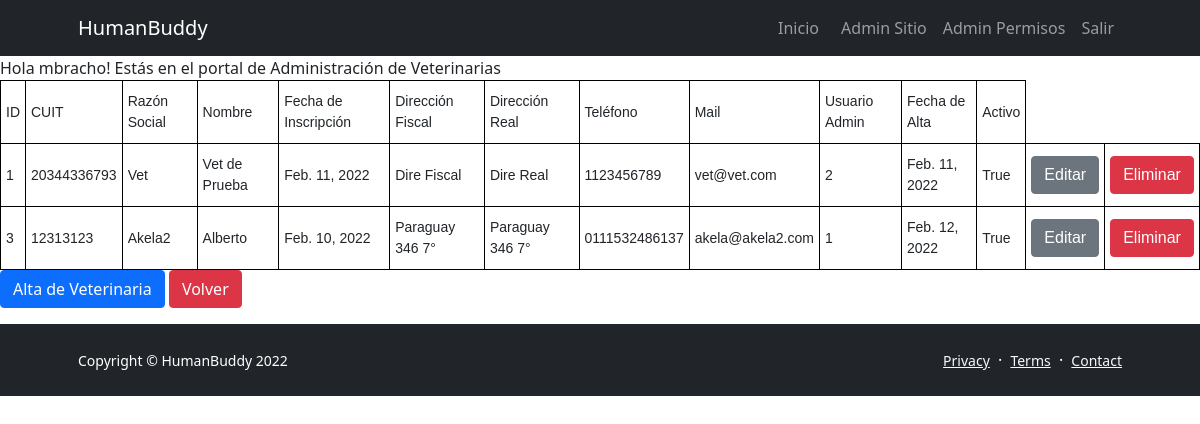
The app's page /siteAdmin/vets/ (signed in), older data.
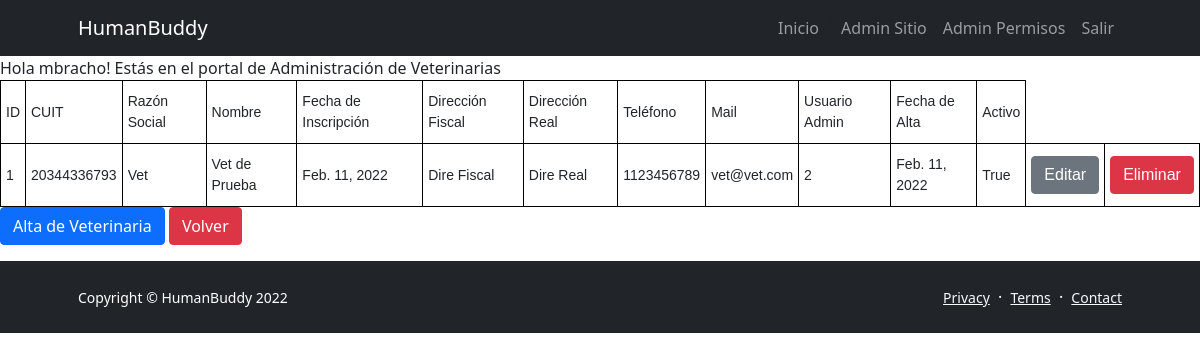
The same page, newer data.
### MyVet/models.py (models this page shows)
class Vet(Company):
    user_id=models.IntegerField(null=True)

### SiteAdmin/views.py (the view)
# urls.py: path('vets/',views.manageVets, name="Gestión de Veterinarias"),
def manageVets(request):
    vets = Vet.objects.all()
    v_context = {"vets":vets}
    return render(request, 'SiteAdmin/manageVets.html',v_context)

### SiteAdmin/templatetags/site_commons.py (called while the page is built)
@register.filter(name='has_group')
def has_group(user, group_name):
    group =  Group.objects.get(name=group_name)
    return group in user.groups.all()

### templates/SiteAdmin/manageVets.html (shortened to what this page needs)
{% extends 'base.html' %}
{% block content %}
{% if user.is_authenticated %}
  Hola {{ user.username }}!
  Estás en el portal de Administración de Veterinarias
  <table class="tg">
    <tr>
        <th>ID</th>
        <th>CUIT</th>
        <th>Razón Social</th>
        <th>Nombre</th>
        <th>Fecha de Inscripción</th>
        <th>Dirección Fiscal</th>
        <th>Dirección Real</th>
        <th>Teléfono</th>
        <th>Mail</th>
        <th>Usuario Admin</th>
        <th>Fecha de Alta</th>
        <th>Activo</th>
    </tr>
    {% for v in vets %}
      <tr>
          <td>{{v.id}}</td>
          <td>{{v.fiscal_id}}</td>
          <td>{{v.fiscal_name}}</td>
          <td>{{v.name}}</td>
          <td>{{v.start_date}}</td>
          <td>{{v.fiscal_address}}</td>
          <td>{{v.real_address}}</td>
          <td>{{v.phone}}</td>
          <td>{{v.mail}}</td>
          <td>{{v.user_id}}</td>
          <td>{{v.creation_date}}</td>
          <td>{{v.active}}</td>
          <td><button onclick="open_modal('{% url 'Editar Veterinarias' v.id %}')" class="btn btn-secondary">Editar</button></td>
          <td><button onclick= "location.href='{% url 'Eliminar Veterinarias' v.id %}'" class="btn btn-danger">Eliminar</button></td>
      </tr>
    {% endfor %}
  </table>
  <p>
    <button onclick="open_modal('{% url 'Alta de Veterinarias'%}')" class="btn btn-primary">Alta de Veterinaria</button>
    <button onclick= "location.href='{% url 'Gestión de Plataforma' %}'" class="btn btn-danger">Volver</button></p>
{% endif %}
{% endblock content %}

### templates/base.html (shortened to what this page needs)
<!DOCTYPE html>
<html lang="en">
  <head>
    {% load static %}
    <link href="https://cdn.jsdelivr.net/npm/bootstrap-icons@1.5.0/font/bootstrap-icons.css" rel="stylesheet" />
    <link href="{% static 'css/styles.css' %}" rel="stylesheet" />
    <link href="{% static 'js/jquery-ui-1.13.1/jquery-ui.min.css' %}" rel="stylesheet">
    <link href="{% static 'js/jquery-ui-1.13.1/jquery-ui.structure.min.css' %}" rel="stylesheet">
    <link href="{% static 'js/jquery-ui-1.13.1/jquery-ui.theme.min.css' %}" rel="stylesheet">
  </head>
  <body class="d-flex flex-column">
    <main class="flex-shrink-0">
      <nav class="navbar navbar-expand-lg navbar-dark bg-dark">
        <div class="container px-5">
          <a class="navbar-brand" href="">HumanBuddy</a>
          <div class="collapse navbar-collapse" id="navbarSupportedContent">
            <ul class="navbar-nav ms-auto mb-2 mb-lg-0">
              <li class="nav-item active"><a class="nav-link" href="/">Inicio</a></li>
                {% if user.is_authenticated %}
                  {% load site_commons %}
                  {% if user|has_group:"Administrator" %}}
                    <li class="nav-item"><a class="nav-link" href="/siteAdmin/">Admin Sitio</a></li>
                    <li class="nav-item"><a class="nav-link" href="/admin/">Admin Permisos</a></li>
                  {% endif %}
                  <li class="nav-item"><a class="nav-link" href="{% url 'logout' %}">Salir</a></li>
                {% else %}
                  <li class="nav-item active"><a class="nav-link" href="{% url 'login' %}">Acceder</a></li>
                {% endif %}
            </ul>
          </div>
        </div>
      </nav>
      {% block content %}
      {% endblock %}
    <main>
    <footer class="bg-dark py-4 mt-auto">
      <div class="container px-5">
          <div class="row align-items-center justify-content-between flex-column flex-sm-row">
              <div class="col-auto"><div class="small m-0 text-white">Copyright &copy; HumanBuddy 2022</div></div>
              <div class="col-auto">
                  <a class="link-light small" href="#!">Privacy</a>
                  <span class="text-white mx-1">&middot;</span>
                  <a class="link-light small" href="#!">Terms</a>
                  <span class="text-white mx-1">&middot;</span>
                  <a class="link-light small" href="#!">Contact</a>
              </div>
          </div>
      </div>
    </footer>
  </body>
</html>

### templates/base.html (style rules this page uses)
.navbar-nav > .active >a { color: red; }

### templates/SiteAdmin/manageVets.html (style rules this page uses)
.tg { border-collapse:collapse;border-spacing:0; }
.tg td { border-color:black;border-style:solid;border-width:1px;font-family:Arial, sans-serif;font-size:14px;overflow:hidden;padding:10px 5px;word-break:normal; }
.tg th { border-color:black;border-style:solid;border-width:1px;font-family:Arial, sans-serif;font-size:14px;font-weight:normal;overflow:hidden;padding:10px 5px;word-break:normal; }

Row changes from the older to the newer data that the page shows:
removed Vet: id "3", fiscal_id "12313123", fiscal_name "Akela2", name "Alberto", start_date "Feb. 10, 2022", fiscal_address "Paraguay 346 7°", real_address "Paraguay 346 7°", phone "0111532486137", mail "akela@akela2.com", user_id "1", creation_date "Feb. 12, 2022", active "True"
